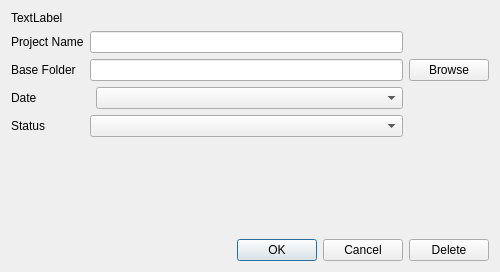
<?xml version="1.0" encoding="UTF-8"?>
<ui version="4.0">
 <class>Dialog</class>
 <widget class="QDialog" name="Dialog">
  <property name="geometry">
   <rect>
    <x>0</x>
    <y>0</y>
    <width>500</width>
    <height>272</height>
   </rect>
  </property>
  <property name="windowTitle">
   <string>Dialog</string>
  </property>
  <layout class="QVBoxLayout" name="verticalLayout_3">
   <item>
    <layout class="QVBoxLayout" name="verticalLayout_2">
     <item>
      <widget class="QLabel" name="infoBox">
       <property name="text">
        <string>TextLabel</string>
       </property>
       <property name="wordWrap">
        <bool>true</bool>
       </property>
      </widget>
     </item>
     <item>
      <layout class="QGridLayout" name="gridLayout_2">
       <item row="4" column="2" colspan="2">
        <widget class="QComboBox" name="project_statusComboBox"/>
       </item>
       <item row="1" column="2" colspan="2">
        <widget class="QLineEdit" name="project_name_input"/>
       </item>
       <item row="1" column="0" colspan="2">
        <widget class="QLabel" name="label">
         <property name="text">
          <string>Project Name</string>
         </property>
        </widget>
       </item>
       <item row="2" column="4">
        <widget class="QPushButton" name="browseButton">
         <property name="text">
          <string>Browse</string>
         </property>
        </widget>
       </item>
       <item row="6" column="4">
        <widget class="QPushButton" name="delete_button">
         <property name="text">
          <string>Delete</string>
         </property>
        </widget>
       </item>
       <item row="2" column="0" colspan="2">
        <widget class="QLabel" name="label_2">
         <property name="text">
          <string>Base Folder</string>
         </property>
        </widget>
       </item>
       <item row="6" column="3">
        <widget class="QDialogButtonBox" name="buttonBox">
         <property name="orientation">
          <enum>Qt::Horizontal</enum>
         </property>
         <property name="standardButtons">
          <set>QDialogButtonBox::Cancel|QDialogButtonBox::Ok</set>
         </property>
        </widget>
       </item>
       <item row="5" column="1">
        <spacer name="verticalSpacer">
         <property name="orientation">
          <enum>Qt::Vertical</enum>
         </property>
         <property name="sizeHint" stdset="0">
          <size>
           <width>20</width>
           <height>40</height>
          </size>
         </property>
        </spacer>
       </item>
       <item row="3" column="0" colspan="2">
        <widget class="QLabel" name="label_3">
         <property name="text">
          <string>Date</string>
         </property>
        </widget>
       </item>
       <item row="4" column="0" colspan="2">
        <widget class="QLabel" name="label_4">
         <property name="text">
          <string>Status</string>
         </property>
        </widget>
       </item>
       <item row="2" column="2" colspan="2">
        <widget class="QLineEdit" name="project_folder_input"/>
       </item>
       <item row="3" column="3">
        <widget class="QComboBox" name="project_dateComboBox"/>
       </item>
      </layout>
     </item>
    </layout>
   </item>
  </layout>
 </widget>
 <resources/>
 <connections>
  <connection>
   <sender>buttonBox</sender>
   <signal>rejected()</signal>
   <receiver>Dialog</receiver>
   <slot>reject()</slot>
   <hints>
    <hint type="sourcelabel">
     <x>316</x>
     <y>260</y>
    </hint>
    <hint type="destinationlabel">
     <x>286</x>
     <y>274</y>
    </hint>
   </hints>
  </connection>
  <connection>
   <sender>buttonBox</sender>
   <signal>accepted()</signal>
   <receiver>Dialog</receiver>
   <slot>accept()</slot>
   <hints>
    <hint type="sourcelabel">
     <x>248</x>
     <y>254</y>
    </hint>
    <hint type="destinationlabel">
     <x>157</x>
     <y>274</y>
    </hint>
   </hints>
  </connection>
 </connections>
</ui>
